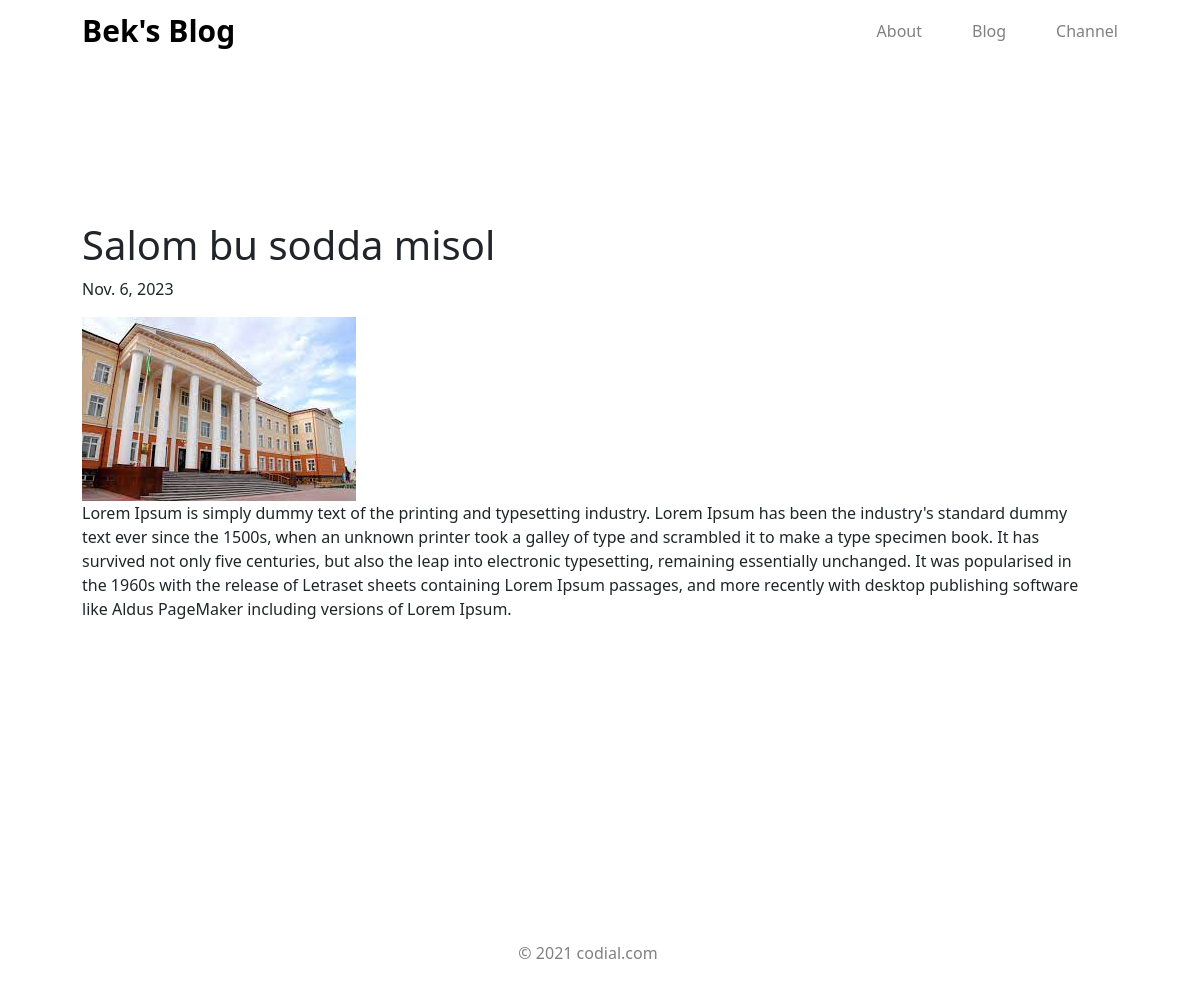
The app's page /blog/salom-bu-sodda-misol with its own data.
### asosiy/models.py (models this page shows, shortened)
class Maqola(models.Model):
    title = models.CharField(max_length=50)
    date = models.DateField()
    text = models.TextField()
    photo = models.FileField(blank=True, null=True)
    slug = models.SlugField(unique=True, editable=False)

### asosiy/views.py (the view)
# urls.py: path('blog/<str:slug>', maqola)
def maqola(request, slug):
    content = {
        "maqola" : Maqola.objects.get(slug = slug)
    }
    return render(request, "maqola.html", content)

### templates/maqola.html (shortened to what this page needs)
<!DOCTYPE html>
<html lang="en">
<head>
    {% load static %}
    <link rel="stylesheet" href="{% static 'css/bir.css' %}">
    <link rel="stylesheet" href="{% static 'bootstrap-5.0.2-dist/css/bootstrap.css' %}">
</head>
<body>
    <div class="container">
        <div class="row navbar">
            <div class="col-12 col-md-6 col-sm-6 navbar-icon"><a href="/">Bek's Blog</a></div>
            <div class="col-12 col-md-6 col-sm-6 navbar-link">
                <div><a href="/about/">About</a></div>
                <div><a href="/blog/">Blog</a></div>
                <div><a href="#">Channel</a></div>
            </div>
        </div>
        <div class="row header">
           <h1>{{ maqola.title }}</h1>
        <div class="row">
            <p>{{ maqola.date }}</p>
            <div class="col-12">
                <img src="{{ maqola.photo.url }}" alt="">
                <p>{{ maqola.text }}</p>
            </div>
        </div>
            <div class="row footer">
                <div class="col-12">
                    <p>© 2021 codial.com</p>
                </div>
            </div>
        </div>
    </div>
    <div class="container">
</body>
</html>

### static/css/bir.css (style rules this page uses)
body { margin: 0; padding: 0; -webkit-box-sizing: border-box; box-sizing: border-box; }
.container { height: 100vh; }
.container .navbar { padding-left: 40px; padding-right: 40px; }
.container .navbar .navbar-icon a { font-size: 30px; font-weight: bold; text-decoration: none; color: #000; }
.container .navbar .navbar-link { -webkit-box-pack: end; -ms-flex-pack: end; justify-content: end; display: -webkit-box; display: -ms-flexbox; display: flex; }
.container .navbar .navbar-link a { text-decoration: none; margin-left: 50px; color: grey; }
.container .header { padding-left: 40px; padding-right: 40px; margin-top: 20vh; }
.container .header .footer { width: 100%; text-align: center; margin-top: 38vh; }
.container .header .footer p { color: grey; }

### records on screen
Maqola: title "Salom bu sodda misol", date "Nov. 6, 2023", photo (picture), text "Lorem Ipsum is simply dummy text of the printing and typesetting industry. Lorem Ipsum has been the industry's standard dummy text ever since the 1500s, when an unknown printer took a galley of type and scrambled it to make a type specimen book. It has survived not only five centuries, but also the leap into electronic typesetting, remaining essentially unchanged. It was popularised in the 1960s with the release of Letraset sheets containing Lorem Ipsum passages, and more recently with desktop publishing software like Aldus PageMaker including versions of Lorem Ipsum."
